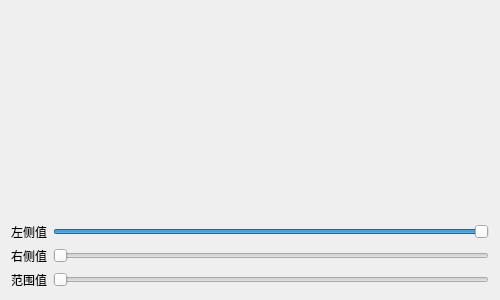
<?xml version="1.0" encoding="UTF-8"?>
<ui version="4.0">
 <class>frmSliderSelect</class>
 <widget class="QWidget" name="frmSliderSelect">
  <property name="geometry">
   <rect>
    <x>0</x>
    <y>0</y>
    <width>500</width>
    <height>300</height>
   </rect>
  </property>
  <property name="windowTitle">
   <string>Form</string>
  </property>
  <layout class="QGridLayout" name="gridLayout">
   <item row="0" column="0" colspan="2">
    <widget class="SliderSelect" name="sliderSelect1"/>
   </item>
   <item row="1" column="0" colspan="2">
    <widget class="SliderSelect" name="sliderSelect2"/>
   </item>
   <item row="2" column="0" colspan="2">
    <widget class="SliderSelect" name="sliderSelect3"/>
   </item>
   <item row="3" column="0">
    <widget class="QLabel" name="labLeftValue">
     <property name="text">
      <string>左侧值</string>
     </property>
    </widget>
   </item>
   <item row="3" column="1">
    <widget class="QSlider" name="sliderLeftValue">
     <property name="minimum">
      <number>-100</number>
     </property>
     <property name="maximum">
      <number>0</number>
     </property>
     <property name="orientation">
      <enum>Qt::Horizontal</enum>
     </property>
    </widget>
   </item>
   <item row="4" column="0">
    <widget class="QLabel" name="labRightValue">
     <property name="text">
      <string>右侧值</string>
     </property>
    </widget>
   </item>
   <item row="4" column="1">
    <widget class="QSlider" name="sliderRightValue">
     <property name="maximum">
      <number>100</number>
     </property>
     <property name="orientation">
      <enum>Qt::Horizontal</enum>
     </property>
    </widget>
   </item>
   <item row="5" column="0">
    <widget class="QLabel" name="labRangeValue">
     <property name="text">
      <string>范围值</string>
     </property>
    </widget>
   </item>
   <item row="5" column="1">
    <widget class="QSlider" name="sliderRangeValue">
     <property name="maximum">
      <number>200</number>
     </property>
     <property name="orientation">
      <enum>Qt::Horizontal</enum>
     </property>
    </widget>
   </item>
  </layout>
 </widget>
 <customwidgets>
  <customwidget>
   <class>SliderSelect</class>
   <extends>QWidget</extends>
   <header>sliderselect.h</header>
   <container>1</container>
  </customwidget>
 </customwidgets>
 <resources/>
 <connections/>
</ui>
